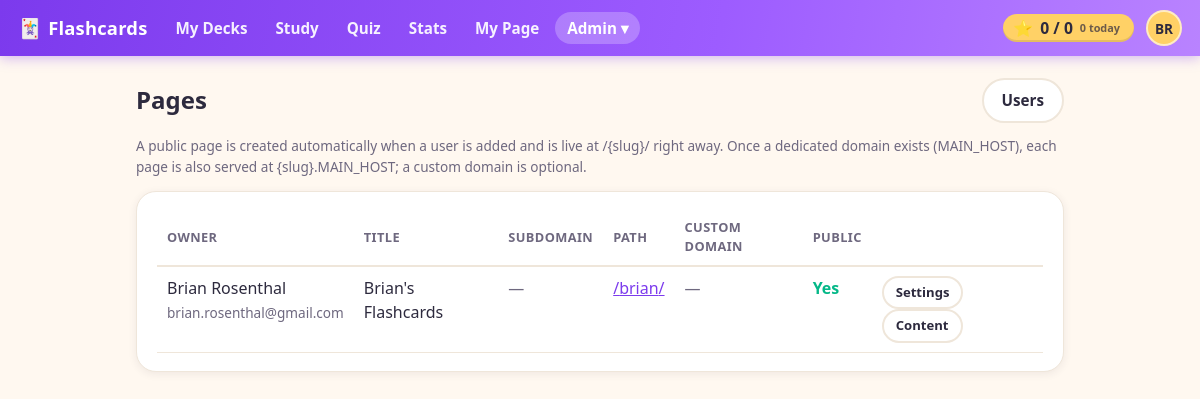
/admin/sites.php (signed in), run on the app's committed database.
### tables this page shows
CREATE TABLE settings (
  id INT AUTO_INCREMENT PRIMARY KEY,
  key_name VARCHAR(191) NOT NULL UNIQUE,
  value LONGTEXT NULL,
  updated_at DATETIME NOT NULL DEFAULT CURRENT_TIMESTAMP ON UPDATE CURRENT_TIMESTAMP
);

CREATE TABLE users (
  id INT AUTO_INCREMENT PRIMARY KEY,
  first_name VARCHAR(100) NOT NULL,
  last_name VARCHAR(100) NOT NULL,
  email VARCHAR(255) DEFAULT NULL UNIQUE,
  password_hash VARCHAR(255) NOT NULL DEFAULT '',
  is_admin TINYINT(1) NOT NULL DEFAULT 0 COMMENT 'App administrator',
  email_verify_token VARCHAR(64) DEFAULT NULL,
  email_verified_at DATETIME DEFAULT NULL,
  password_reset_token_hash CHAR(64) DEFAULT NULL,
  password_reset_expires_at DATETIME DEFAULT NULL,
  created_at DATETIME NOT NULL DEFAULT CURRENT_TIMESTAMP
);

CREATE TABLE sites (
  id INT AUTO_INCREMENT PRIMARY KEY,
  user_id INT NOT NULL UNIQUE,
  slug VARCHAR(50) NOT NULL UNIQUE,
  domain VARCHAR(255) DEFAULT NULL UNIQUE COMMENT 'Lowercase hostname, no scheme or port; NULL = path-only',
  title VARCHAR(150) NOT NULL,
  tagline VARCHAR(255) NOT NULL DEFAULT '',
  accent_color VARCHAR(20) NOT NULL DEFAULT 'violet' COMMENT 'Palette key, see SiteManagement::ACCENTS',
  is_public TINYINT(1) NOT NULL DEFAULT 1 COMMENT '0 = only the owner/admin can view the page',
  created_at DATETIME NOT NULL DEFAULT CURRENT_TIMESTAMP,
  updated_at DATETIME NOT NULL DEFAULT CURRENT_TIMESTAMP ON UPDATE CURRENT_TIMESTAMP,
  CONSTRAINT fk_sites_user FOREIGN KEY (user_id) REFERENCES users(id) ON DELETE CASCADE
);

### admin/sites.php (the view, shortened to what the rows shown need)
<?php
require_once __DIR__ . '/../partials.php';
require_once __DIR__ . '/../lib/SiteManagement.php';
require_once __DIR__ . '/../lib/SiteResolver.php';
require_admin();
$sites = SiteManagement::listSites();
header_html('Pages');
?>
<div class="page-head">
  <h2>Pages</h2>
</div>
<?php if (empty($sites)): ?>
  <p class="small">No pages yet.</p>
<?php else: ?>
  <div class="card"><div class="table-scroll">
    <table class="list">
      <thead><tr><th>Owner</th><th>Title</th><th>Subdomain</th><th>Path</th><th>Custom domain</th><th>Public</th><th></th></tr></thead>
      <tbody>
        <?php foreach ($sites as $s): ?>
          <tr>
            <td><?=h(trim($s['first_name'] . ' ' . $s['last_name']))?><br><span class="small"><?=h($s['email'])?></span></td>
            <td><?=h($s['title'])?></td>
            <td><?php $sub = SiteResolver::subdomainHostFor($s); ?><?php if ($sub !== ''): ?><a href="https://<?=h($sub)?>/"><?=h($sub)?></a><?php else: ?><span class="muted">—</span><?php endif; ?></td>
            <td><a href="/<?=h($s['slug'])?>/">/<?=h($s['slug'])?>/</a></td>
            <td><?php if (!empty($s['domain'])): ?><a href="https://<?=h($s['domain'])?>/"><?=h($s['domain'])?></a><?php else: ?><span class="muted">—</span><?php endif; ?></td>
            <td><?= !empty($s['is_public']) ? '<span class="status-verified">Yes</span>' : '<span class="status-pending">No</span>' ?></td>
            <td class="small">
              <a class="button small" href="/manage/site_settings.php?site_id=<?= (int)$s['id'] ?>">Settings</a>
              <a class="button small" href="/manage/?user_id=<?= (int)$s['user_id'] ?>">Content</a>
            </td>
          </tr>
        <?php endforeach; ?>
      </tbody>
    </table>
  </div></div>
<?php endif; ?>
<?php footer_html(); ?>

### lib/ApplicationUI.php (shortened to what the rows shown need)
<?php
require_once __DIR__ . '/../config.php';
require_once __DIR__ . '/../settings.php';
require_once __DIR__ . '/SiteManagement.php';
require_once __DIR__ . '/SiteResolver.php';
class ApplicationUI {
    private static ?array $themeSite = null;
    public static function siteThemeStyle(?array $site): string {
        $accent = SiteManagement::ACCENTS[$site['accent_color']] ?? null;
        if ($accent === null || $site['accent_color'] === 'violet') {
            return '';
        }
        return '<style>:root{--color-primary:' . $accent['color'] . ';--color-primary-dark:' . $accent['dark']
             . ';--color-primary-light:' . $accent['light'] . ';--color-primary-soft:' . $accent['soft'] . ';}</style>';
    }
    public static function staticResourceUrl(string $path): string {
        $filePath = __DIR__ . '/../' . ltrim($path, '/');
        $version = @filemtime($filePath);
        return $path . '?v=' . $version;
    }
    public static function cssLink(string $path): string {
        $url = self::staticResourceUrl($path);
        return '<link rel="stylesheet" href="' . htmlspecialchars($url, ENT_QUOTES, 'UTF-8') . '">';
    }
    public static function jsScript(string $path): string {
        $url = self::staticResourceUrl($path);
        return '<script src="' . htmlspecialchars($url, ENT_QUOTES, 'UTF-8') . '"></script>';
    }
    public static function headHtml(string $title, ?array $themeSite): string {
        return '<!doctype html><html lang="en"><head><meta charset="utf-8"><meta name="viewport" content="width=device-width,initial-scale=1">'
             . '<title>' . h($title) . ' - ' . h(Settings::siteTitle()) . '</title>'
             . self::cssLink('/styles.css')
             . self::siteThemeStyle($themeSite)
             . '</head>';
    }
    public static function scoreChipHtml(int $userId): string {
        require_once __DIR__ . '/CardProgress.php';
        $score = CardProgress::getScoreSummary($userId);
        return '<a class="score-chip" id="score-chip" href="/progress/" title="Cards you\'ve got — tap for stats">'
             . '<span class="score-star" aria-hidden="true">&#11088;</span>'
             . '<span class="score-numbers"><span id="score-mastered">' . number_format($score['mastered']) . '</span>'
             . ' / <span id="score-total">' . number_format($score['total_cards']) . '</span></span>'
             . '<span class="score-today"><span id="score-today">' . number_format($score['reviewed_today']) . '</span> today</span>'
             . '</a>';
    }
    public static function headerHtml(string $title): void {
        $u = current_user();
        $script = $_SERVER['SCRIPT_NAME'] ?? '';
        $siteTitle = Settings::siteTitle();
        $mySite = $u ? SiteManagement::findByUserId((int)$u['id']) : null;
        $themeSite = self::$themeSite;
        if ($themeSite === null) {
            $resolved = SiteResolver::resolveFromRequest();
            $themeSite = ($resolved['site'] !== null && $resolved['is_custom_domain']) ? $resolved['site'] : $mySite;
        }
        echo self::headHtml($title, $themeSite);
        echo '<body>';
        if ($u) {
            $navItems = [
                ['path' => '/manage/', 'label' => 'My Decks', 'prefixes' => ['/manage/']],
                ['path' => '/review/', 'label' => 'Study', 'prefixes' => ['/review/']],
                ['path' => '/quiz/', 'label' => 'Quiz', 'prefixes' => ['/quiz/']],
                ['path' => '/progress/', 'label' => 'Stats', 'prefixes' => ['/progress/']],
            ];
            if ($mySite) {
                $navItems[] = ['path' => SiteResolver::publicHomeUrl($mySite), 'label' => 'My Page', 'prefixes' => ['/public_site.php']];
            }
            echo '<header class="topbar">';
            echo '<a class="brand" href="/manage/"><span class="brand-mark" aria-hidden="true">&#127183;</span> ' . h($siteTitle) . '</a>';
            echo '<nav class="topnav">';
            foreach ($navItems as $item) {
                $active = false;
                echo '<a href="' . h($item['path']) . '"' . ($active ? ' class="active"' : '') . '>' . h($item['label']) . '</a>';
            }
            if (!empty($u['is_admin'])) {
                $inAdmin = strpos($script, '/admin/') === 0;
                $adminItems = [
                    ['path' => '/admin/users.php', 'label' => 'Users'],
                    ['path' => '/admin/sites.php', 'label' => 'Pages'],
                    ['path' => '/admin/settings.php', 'label' => 'Settings'],
                    ['path' => '/admin/image_storage.php', 'label' => 'Image Storage'],
                    ['path' => '/admin/migrations.php', 'label' => 'Migrations'],
                    ['path' => '/admin/activity_log.php', 'label' => 'Activity Log'],
                    ['path' => '/admin/email_log.php', 'label' => 'Email Log'],
                ];
                $adminLinks = '';
                foreach ($adminItems as $item) {
                    $active = $inAdmin && basename(parse_url($item['path'], PHP_URL_PATH)) === basename($script);
                    $adminLinks .= '<a href="' . h($item['path']) . '" role="menuitem"' . ($active ? ' class="active"' : '') . '>' . h($item['label']) . '</a>';
                }
                echo '<span class="menu-wrap">'
                   . '<button type="button" id="adminToggle" class="topnav-toggle' . ($inAdmin ? ' active' : '') . '" aria-expanded="false" aria-controls="adminMenu">Admin &#9662;</button>'
                   . '<span id="adminMenu" class="popup-menu hidden" role="menu" aria-hidden="true">' . $adminLinks . '</span>'
                   . '</span>';
            }
            echo '</nav>';
            echo '<div class="topbar-right">';
            echo self::scoreChipHtml((int)$u['id']);
            $initials = strtoupper((string)substr((string)($u['first_name'] ?? ''), 0, 1) . (string)substr((string)($u['last_name'] ?? ''), 0, 1));
            $name = trim((string)($u['first_name'] ?? '') . ' ' . (string)($u['last_name'] ?? ''));
            echo '<span class="menu-wrap">'
               . '<button type="button" id="profileToggle" class="avatar" aria-expanded="false" aria-controls="profileMenu" title="' . h($name) . '" aria-label="Account menu for ' . h($name) . '">' . h($initials) . '</button>'
               . '<span id="profileMenu" class="popup-menu popup-menu-right hidden" role="menu" aria-hidden="true">'
               .   '<a href="/profile/change_password.php" role="menuitem">Change Password</a>'
               .   '<a href="/logout.php" role="menuitem">Logout</a>'
               . '</span>'
               . '</span>';
            echo '</div>';
            echo '</header>';
            echo '<div class="content"><main>';
        } else {
            echo '<header class="topbar"><a class="brand" href="/login.php"><span class="brand-mark" aria-hidden="true">&#127183;</span> ' . h($siteTitle) . '</a>'
               . '<div class="topbar-right"><a class="button small" href="/login.php">Sign in</a></div></header>';
            echo '<div class="content"><main>';
        }
    }
    public static function footerHtml(): void {
        echo '</main></div>' . self::jsScript('/main.js') . '</body></html>';
    }
}

### data on the page
settings: value "Flashcards"
users: initials "BR"
sites: user.last_name "Brian Rosenthal", user.email "brian.rosenthal@gmail.com", title "Brian's Flashcards", slug "brian", is_public "Yes"

### other printed values
$item['label'] "My Decks"
$item['label'] "Study"
$item['label'] "Quiz"
$item['label'] "Stats"
$item['label'] "My Page"
$score['mastered'] "0"
$score['total_cards'] "0"
$score['reviewed_today'] "0"
